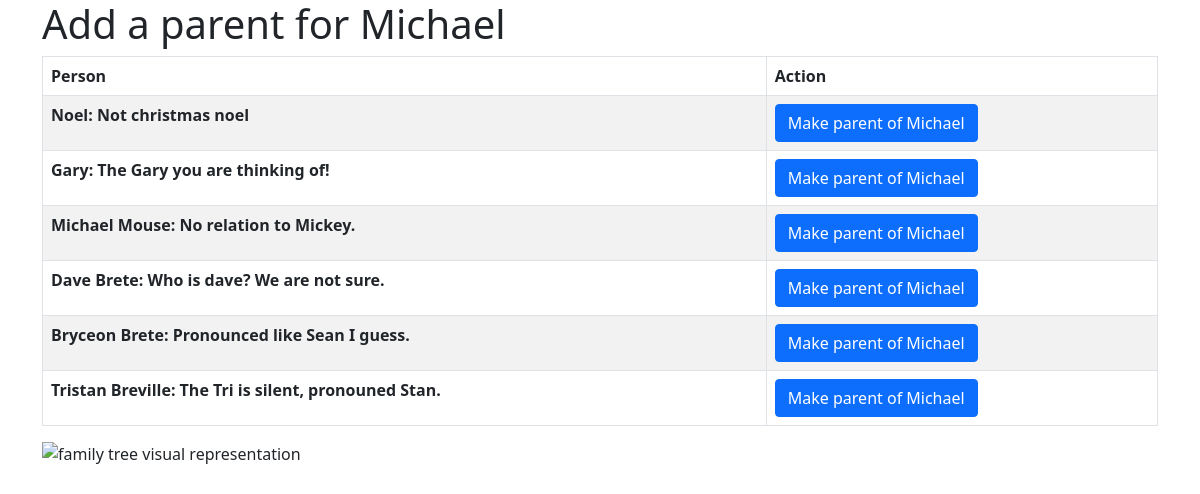
Screenshot of /add_parent/3 with the database file from the repository.
### tables this page shows
CREATE TABLE People (
        id INTEGER PRIMARY KEY AUTOINCREMENT NOT NULL ,
        name varchar(255) DEFAULT NULL,
        bio mediumtext DEFAULT NULL);

### server.py (the view)
@app.route('/add_parent/<id>', methods=['GET'])
def add_parent(id):
    conn = sqlite3.connect(DB_PATH)
    cursor = conn.execute(f'SELECT name FROM People WHERE id={id}')
    data = cursor.fetchall()
    person_name = data[0]
    cursor = conn.execute(f'SELECT * FROM People WHERE id!={id}')
    data = cursor.fetchall()
    return render_template('add_parent.html', title='Add a parent', person = person_name, child_id = id, people=data)

### templates/add_parent.html (shortened to what this page needs)
<html>
    <head>
        <link href="https://cdn.jsdelivr.net/npm/bootstrap@5.0.2/dist/css/bootstrap.min.css" rel="stylesheet">
    </head>
    <body>
        <div class="container-lg">
        <h1>
        </h1>
        <table class="table table-bordered table-striped table-hover">
            <thead>
                <th scope="col">Person</th>
                <th scope="col">Action</th>
            </thead>
            <tbody>
                {% for id, name, bio in people: %}
                <tr>
                    <th scope="row">{{ name }}: {{ bio }} </th>
                    <td>
                        <a class="btn btn-primary" href="{{ url_for('add_edge', parent_id=id, child_id=child_id) }}">Make parent of {{ person[0] }}</a>
                    </td>
                </tr>
                {% endfor %}
        </table>
        <img src="{{ family_tree_img }}" alt="family tree visual representation">
        </div>
    </body>
</html>

### rows the page displays
People: name "Noel", bio "Not christmas noel"
People: name "Michael"
People: name "Gary", bio "The Gary you are thinking of!"
People: name "Michael Mouse", bio "No relation to Mickey."
People: name "Dave Brete", bio "Who is dave? We are not sure."
People: name "Bryceon Brete", bio "Pronounced like Sean I guess."
People: name "Tristan Breville", bio "The Tri is silent, pronouned Stan."
